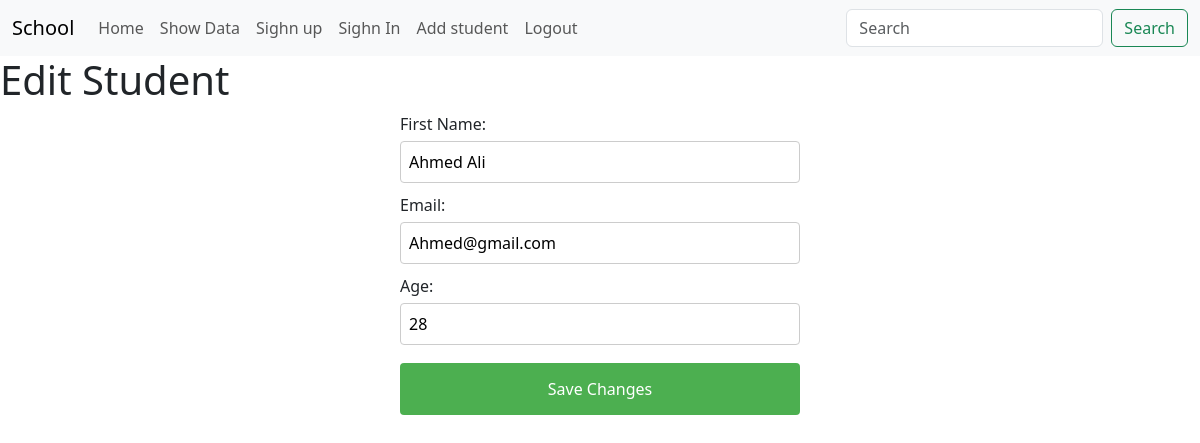
Screenshot of /edit_student/21/ with the database file from the repository.
### Day1/models.py (models this page shows)
class Student(models.Model):
    id=models.AutoField(primary_key=True)
    s_name=models.CharField(max_length=50)
    S_Email=models.EmailField(max_length=20)
    Age=models.IntegerField()

### Day1/views.py (the view)
# urls.py: path('edit_student/<int:student_id>/', edit_student, name='edit_student'),
def edit_student(request, student_id):
    student = Student.objects.get(id=student_id)
    if request.method == 'POST':
        student.s_name = request.POST.get('fname')
        student.S_Email = request.POST.get('email')
        student.Age = request.POST.get('age')
        student.save()
        return redirect('showdata')
    return render(request, 'Day1/edit_student.html', {'student': student})

### Day1/templates/Day1/edit_student.html (shortened to what this page needs)
{% extends 'base.html' %}
{%block 'body'%}
<body>
    <h1>Edit Student</h1>
        <form method="post" style="max-width: 400px; margin: auto;">
        <label for="fname" style="display: block; margin-bottom: 5px;">First Name:</label>
        <input type="text" id="fname" name="fname" value="{{ student.s_name }}" required style="width: 100%; padding: 8px; margin-bottom: 10px; border: 1px solid #ccc; border-radius: 4px; box-sizing: border-box;"><br>
        <label for="email" style="display: block; margin-bottom: 5px;">Email:</label>
        <input type="email" id="email" name="email" value="{{ student.S_Email }}" required style="width: 100%; padding: 8px; margin-bottom: 10px; border: 1px solid #ccc; border-radius: 4px; box-sizing: border-box;"><br>
        <label for="age" style="display: block; margin-bottom: 5px;">Age:</label>
        <input type="number" id="age" name="age" value="{{ student.Age }}" required style="width: 100%; padding: 8px; margin-bottom: 10px; border: 1px solid #ccc; border-radius: 4px; box-sizing: border-box;"><br>
        <button type="submit" style="width: 100%; background-color: #4CAF50; color: white; padding: 14px 20px; margin: 8px 0; border: none; border-radius: 4px; cursor: pointer;">Save Changes</button>
    </form>
</body>
{%endblock 'body'%}

### rows the page displays
Student: fname "Ahmed Ali", email "Ahmed@gmail.com", age "28"
